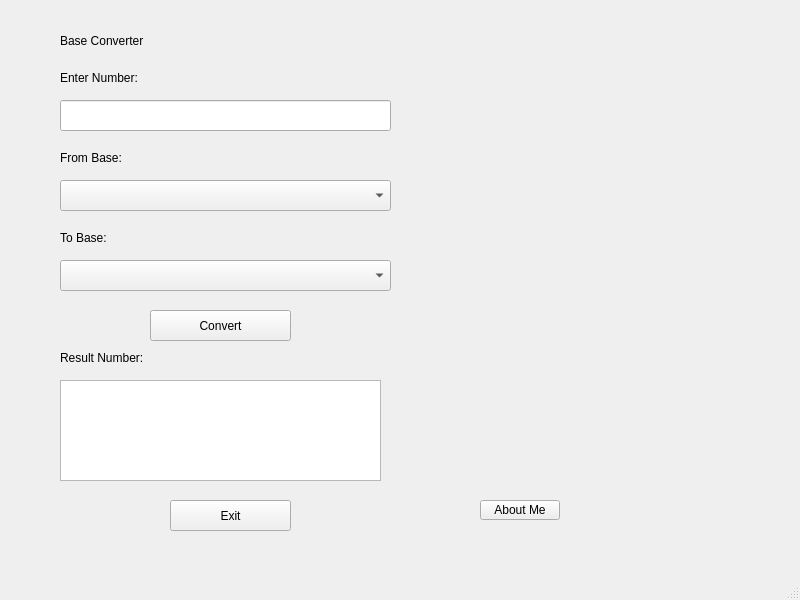
<?xml version="1.0" encoding="UTF-8"?>
<ui version="4.0">
 <class>MainWindow</class>
 <widget class="QMainWindow" name="MainWindow">
  <property name="geometry">
   <rect>
    <x>0</x>
    <y>0</y>
    <width>800</width>
    <height>600</height>
   </rect>
  </property>
  <property name="windowTitle">
   <string>MainWindow</string>
  </property>
  <widget class="QWidget" name="centralwidget">
   <widget class="QLabel" name="labelHeader">
    <property name="geometry">
     <rect>
      <x>60</x>
      <y>30</y>
      <width>191</width>
      <height>21</height>
     </rect>
    </property>
    <property name="text">
     <string>Base Converter</string>
    </property>
   </widget>
   <widget class="QLabel" name="label_Enter">
    <property name="geometry">
     <rect>
      <x>60</x>
      <y>70</y>
      <width>121</width>
      <height>16</height>
     </rect>
    </property>
    <property name="text">
     <string>Enter Number:</string>
    </property>
   </widget>
   <widget class="QLineEdit" name="lineEditNum">
    <property name="geometry">
     <rect>
      <x>60</x>
      <y>100</y>
      <width>331</width>
      <height>31</height>
     </rect>
    </property>
   </widget>
   <widget class="QLabel" name="label_firstBase">
    <property name="geometry">
     <rect>
      <x>60</x>
      <y>150</y>
      <width>101</width>
      <height>16</height>
     </rect>
    </property>
    <property name="text">
     <string>From Base:</string>
    </property>
   </widget>
   <widget class="QComboBox" name="comboBox_1">
    <property name="geometry">
     <rect>
      <x>60</x>
      <y>180</y>
      <width>331</width>
      <height>31</height>
     </rect>
    </property>
   </widget>
   <widget class="QLabel" name="label_secBase">
    <property name="geometry">
     <rect>
      <x>60</x>
      <y>230</y>
      <width>131</width>
      <height>16</height>
     </rect>
    </property>
    <property name="text">
     <string>To Base:</string>
    </property>
   </widget>
   <widget class="QComboBox" name="comboBox_2">
    <property name="geometry">
     <rect>
      <x>60</x>
      <y>260</y>
      <width>331</width>
      <height>31</height>
     </rect>
    </property>
   </widget>
   <widget class="QPushButton" name="pushButtonConvert">
    <property name="geometry">
     <rect>
      <x>150</x>
      <y>310</y>
      <width>141</width>
      <height>31</height>
     </rect>
    </property>
    <property name="text">
     <string>Convert</string>
    </property>
   </widget>
   <widget class="QLabel" name="label_Result">
    <property name="geometry">
     <rect>
      <x>60</x>
      <y>350</y>
      <width>161</width>
      <height>16</height>
     </rect>
    </property>
    <property name="text">
     <string>Result Number:</string>
    </property>
   </widget>
   <widget class="QTextBrowser" name="textBrowserResult">
    <property name="geometry">
     <rect>
      <x>60</x>
      <y>380</y>
      <width>321</width>
      <height>101</height>
     </rect>
    </property>
   </widget>
   <widget class="QPushButton" name="pushButtonExit">
    <property name="geometry">
     <rect>
      <x>170</x>
      <y>500</y>
      <width>121</width>
      <height>31</height>
     </rect>
    </property>
    <property name="text">
     <string>Exit</string>
    </property>
   </widget>
   <widget class="QPushButton" name="pushButton">
    <property name="geometry">
     <rect>
      <x>480</x>
      <y>500</y>
      <width>80</width>
      <height>20</height>
     </rect>
    </property>
    <property name="text">
     <string>About Me</string>
    </property>
   </widget>
  </widget>
  <widget class="QMenuBar" name="menubar">
   <property name="geometry">
    <rect>
     <x>0</x>
     <y>0</y>
     <width>800</width>
     <height>21</height>
    </rect>
   </property>
  </widget>
  <widget class="QStatusBar" name="statusbar"/>
 </widget>
 <resources/>
 <connections/>
</ui>
